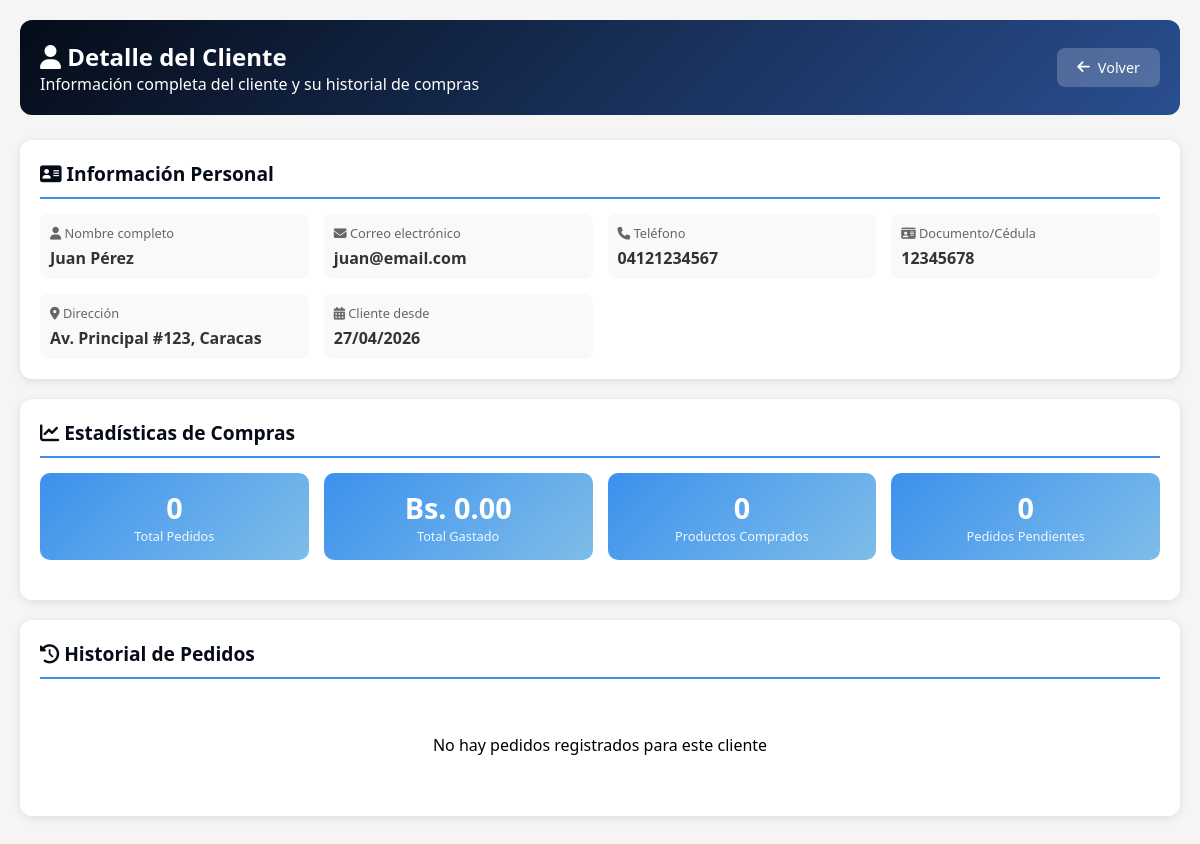
Page /clientes/detalle_cliente.php?id=2 on the earlier database version.
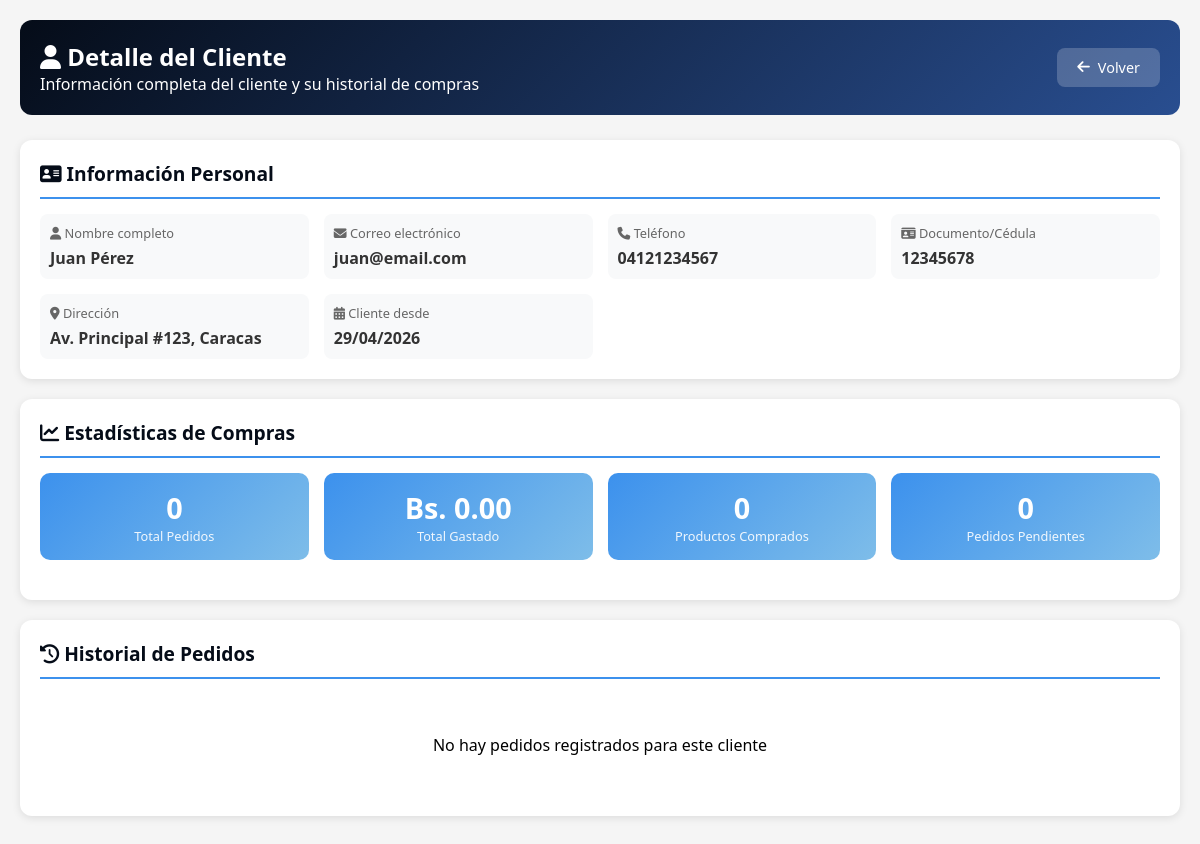
Same page on the later database version.
### tables this page shows
CREATE TABLE `users` (
  `id` int NOT NULL AUTO_INCREMENT,
  `nombre` varchar(100) NOT NULL,
  `correo` varchar(100) NOT NULL,
  `password` varchar(255) NOT NULL,
  `direccion` varchar(255) DEFAULT NULL,
  `estado` varchar(20) DEFAULT 'activo',
  `cedula` varchar(20) DEFAULT NULL,
  `telefono` varchar(20) DEFAULT NULL,
  `foto_perfil` varchar(255) DEFAULT NULL,
  `rol` varchar(20) DEFAULT 'usuario',
  `is_active` tinyint(1) DEFAULT '1',
  `email_verified` tinyint(1) DEFAULT '0',
  `verification_token` varchar(255) DEFAULT NULL,
  `last_login` datetime DEFAULT NULL,
  `created_at` timestamp NULL DEFAULT CURRENT_TIMESTAMP,
  PRIMARY KEY (`id`),
  UNIQUE KEY `correo` (`correo`),
  UNIQUE KEY `cedula` (`cedula`),
  KEY `idx_users_estado` (`estado`),
  KEY `idx_users_correo` (`correo`)
);

### clientes/detalle_cliente.php (the view, shortened to what the changed rows need)
<?php
$host = 'localhost';
$dbname = 'carrito_db';
$username = 'root';
$password = '';
try {
    $pdo = new PDO("mysql:host=$host;dbname=$dbname;charset=utf8mb4", $username, $password);
    $pdo->setAttribute(PDO::ATTR_ERRMODE, PDO::ERRMODE_EXCEPTION);
} catch(PDOException $e) {
    die("Error de conexión: " . $e->getMessage());
}
$cliente_id = isset($_GET['id']) ? (int)$_GET['id'] : 0;
$stmt = $pdo->prepare("SELECT id, nombre, correo as email, telefono, cedula as documento, direccion, estado, created_at as fecha_registro
                        FROM users WHERE id = ? AND rol = 'usuario'");
$stmt->execute([$cliente_id]);
$cliente = $stmt->fetch(PDO::FETCH_ASSOC);
?>
<!DOCTYPE html>
<html lang="es">
<head>
    <link rel="stylesheet" href="https://cdnjs.cloudflare.com/ajax/libs/font-awesome/6.4.0/css/all.min.css">
</head>
<body>
<div class="container">
    <div class="header">
        <div>
            <h2><i class="fas fa-user"></i> Detalle del Cliente</h2>
        </div>
    </div>
    <div class="card">
        <div class="info-grid">
            <div class="info-item">
                <div class="info-label"><i class="fas fa-user"></i> Nombre completo</div>
                <div class="info-value"><?php echo htmlspecialchars($cliente['nombre']); ?></div>
            </div>
            <div class="info-item">
                <div class="info-label"><i class="fas fa-envelope"></i> Correo electrónico</div>
                <div class="info-value"><?php echo htmlspecialchars($cliente['email']); ?></div>
            </div>
            <div class="info-item">
                <div class="info-label"><i class="fas fa-phone"></i> Teléfono</div>
                <div class="info-value"><?php echo htmlspecialchars($cliente['telefono'] ?? 'No registrado'); ?></div>
            </div>
            <div class="info-item">
                <div class="info-label"><i class="fas fa-id-card"></i> Documento/Cédula</div>
                <div class="info-value"><?php echo htmlspecialchars($cliente['documento'] ?? 'No registrado'); ?></div>
            </div>
            <div class="info-item">
                <div class="info-label"><i class="fas fa-map-marker-alt"></i> Dirección</div>
                <div class="info-value"><?php echo htmlspecialchars($cliente['direccion'] ?? 'No registrada'); ?></div>
            </div>
            <div class="info-item">
                <div class="info-label"><i class="fas fa-calendar-alt"></i> Cliente desde</div>
                <div class="info-value"><?php echo date('d/m/Y', strtotime($cliente['fecha_registro'])); ?></div>
            </div>
        </div>
    </div>
</div>
</body>
</html>

Differences in the rows shown:
changed users "Juan Pérez": created_at "27/04/2026" → "29/04/2026"
